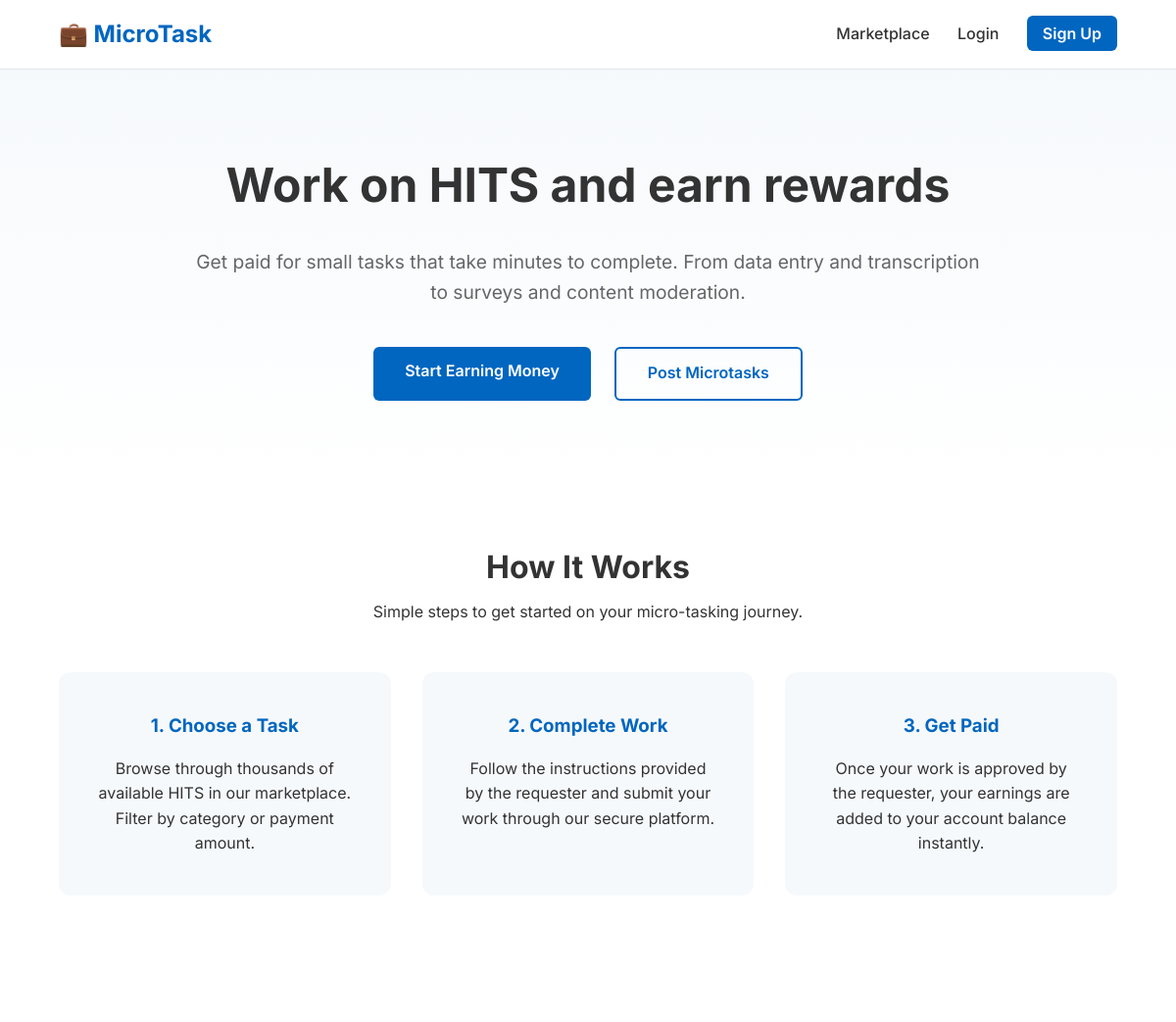
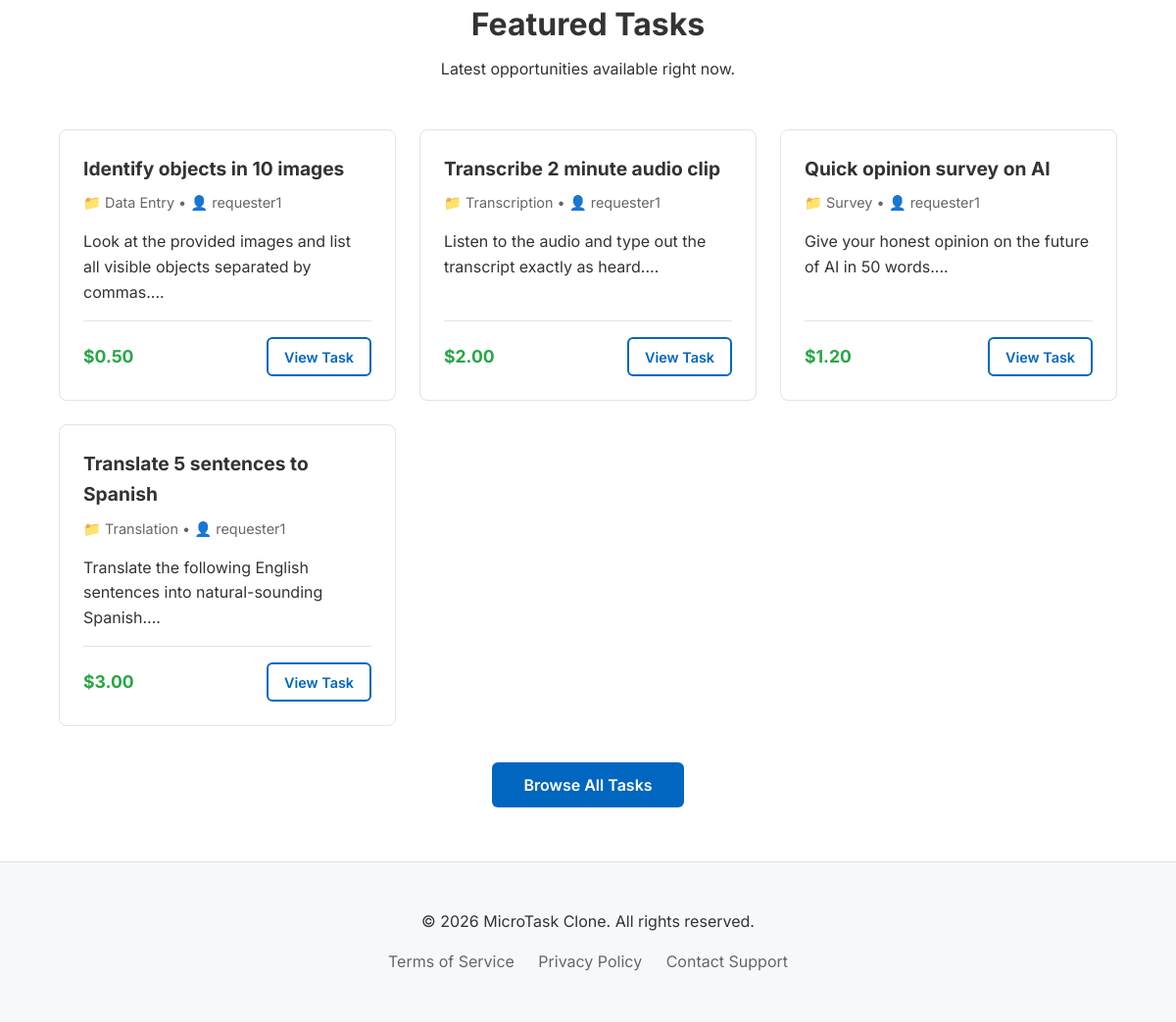
The page / on the database its author committed (2 pictures, top to bottom).
### tables this page shows
CREATE TABLE IF NOT EXISTS tasks (
    id INT AUTO_INCREMENT PRIMARY KEY,
    requester_id INT NOT NULL,
    title VARCHAR(255) NOT NULL,
    description TEXT NOT NULL,
    category VARCHAR(100) NOT NULL,
    payment DECIMAL(10, 2) NOT NULL,
    deadline DATETIME NOT NULL,
    status ENUM('open', 'closed') DEFAULT 'open',
    created_at TIMESTAMP DEFAULT CURRENT_TIMESTAMP,
    FOREIGN KEY (requester_id) REFERENCES users(id) ON DELETE CASCADE
);

CREATE TABLE IF NOT EXISTS users (
    id INT AUTO_INCREMENT PRIMARY KEY,
    username VARCHAR(50) NOT NULL UNIQUE,
    email VARCHAR(100) NOT NULL UNIQUE,
    password VARCHAR(255) NOT NULL,
    role ENUM('worker', 'requester') NOT NULL,
    balance DECIMAL(10, 2) DEFAULT 0.00,
    created_at TIMESTAMP DEFAULT CURRENT_TIMESTAMP
);

### index.php (the view, shortened to what this page needs)
<?php
require_once 'db.php';
$stmt = $pdo->query("SELECT t.*, u.username as requester_name FROM tasks t JOIN users u ON t.requester_id = u.id WHERE t.status = 'open' ORDER BY t.created_at DESC LIMIT 6");
$featured_tasks = $stmt->fetchAll();
?>
<!DOCTYPE html>
<html lang="en">
<head>
</head>
<body>
<header>
    <a href="index.php" class="logo">💼 MicroTask</a>
    <nav>
        <a href="marketplace.php">Marketplace</a>
        <?php if(isset($_SESSION['user_id'])): ?>
            <?php if($_SESSION['role'] == 'worker'): ?>
                <a href="worker_dashboard.php">Dashboard</a>
            <?php else: ?>
                <a href="requester_dashboard.php">Manage Tasks</a>
                <a href="post_task.php">Post a Task</a>
            <?php endif; ?>
            <a href="logout.php">Logout</a>
        <?php else: ?>
            <a href="login.php">Login</a>
            <a href="signup.php" class="btn btn-primary" style="padding: 0.5rem 1rem;">Sign Up</a>
        <?php endif; ?>
    </nav>
</header>
<main>
    <section class="hero">
        <h1>Work on HITS and earn rewards</h1>
        <p>Get paid for small tasks that take minutes to complete. From data entry and transcription to surveys and content moderation.</p>
        <div class="cta-buttons">
            <a href="signup.php?role=worker" class="btn btn-primary">Start Earning Money</a>
            <a href="signup.php?role=requester" class="btn btn-outline">Post Microtasks</a>
        </div>
    </section>
    <section class="section" id="how-it-works">
        <div class="section-title">
            <h2>How It Works</h2>
            <p>Simple steps to get started on your micro-tasking journey.</p>
        </div>
        <div class="features">
            <div class="feature-card">
                <h3>1. Choose a Task</h3>
                <p>Browse through thousands of available HITS in our marketplace. Filter by category or payment amount.</p>
            </div>
            <div class="feature-card">
                <h3>2. Complete Work</h3>
                <p>Follow the instructions provided by the requester and submit your work through our secure platform.</p>
            </div>
            <div class="feature-card">
                <h3>3. Get Paid</h3>
                <p>Once your work is approved by the requester, your earnings are added to your account balance instantly.</p>
            </div>
        </div>
    </section>
    <section class="section">
        <div class="section-title">
            <h2>Featured Tasks</h2>
            <p>Latest opportunities available right now.</p>
        </div>
        <div class="task-grid">
            <?php if(empty($featured_tasks)): ?>
                <p style="text-align: center; grid-column: 1/-1;">No tasks available at the moment. Check back later!</p>
            <?php else: ?>
                <?php foreach($featured_tasks as $task): ?>
                    <div class="task-card">
                        <div>
                            <h3><?= htmlspecialchars($task['title']) ?></h3>
                            <div class="task-meta">
                                <span>📁 <?= htmlspecialchars($task['category']) ?></span> •
                                <span>👤 <?= htmlspecialchars($task['requester_name']) ?></span>
                            </div>
                            <p><?= htmlspecialchars(substr($task['description'], 0, 100)) ?>...</p>
                        </div>
                        <div class="task-footer">
                            <span class="payment">$<?= number_format($task['payment'], 2) ?></span>
                            <a href="task_details.php?id=<?= $task['id'] ?>" class="btn btn-outline" style="padding: 0.4rem 1rem; font-size: 0.9rem;">View Task</a>
                        </div>
                    </div>
                <?php endforeach; ?>
            <?php endif; ?>
        </div>
        <div style="text-align: center; margin-top: 3rem;">
            <a href="marketplace.php" class="btn btn-primary">Browse All Tasks</a>
        </div>
    </section>
</main>
<footer>
    <p>&copy; <?= date('Y') ?> MicroTask Clone. All rights reserved.</p>
    <div style="margin-top: 1rem;">
        <a href="#" style="color: var(--text-muted); margin: 0 10px; text-decoration: none;">Terms of Service</a>
        <a href="#" style="color: var(--text-muted); margin: 0 10px; text-decoration: none;">Privacy Policy</a>
        <a href="#" style="color: var(--text-muted); margin: 0 10px; text-decoration: none;">Contact Support</a>
    </div>
</footer>
</body>
</html>

### index.php (style rules this page uses)
:root { --primary-color: #0066c0; --primary-hover: #004a8c; --bg-light: #f6f9fc; --text-dark: #333; --text-muted: #666; --white: #ffffff; --border-color: #e1e4e8; }
* { margin: 0; padding: 0; box-sizing: border-box; }
body { font-family: 'Inter', sans-serif; background-color: var(--white); color: var(--text-dark); line-height: 1.6; }
header { background: var(--white); border-bottom: 1px solid var(--border-color); padding: 1rem 5%; display: flex; justify-content: space-between; align-items: center; position: sticky; top: 0; z-index: 1000; }
.logo { font-size: 1.5rem; font-weight: 700; color: var(--primary-color); text-decoration: none; display: flex; align-items: center; gap: 0.5rem; }
nav a { text-decoration: none; color: var(--text-dark); margin-left: 1.5rem; font-weight: 500; transition: color 0.3s; }
.hero { padding: 5rem 5%; text-align: center; background: linear-gradient(to bottom, var(--bg-light), var(--white)); }
.hero h1 { font-size: 3rem; margin-bottom: 1.5rem; color: var(--text-dark); }
.hero p { font-size: 1.2rem; color: var(--text-muted); max-width: 800px; margin: 0 auto 2.5rem; }
.cta-buttons { display: flex; justify-content: center; gap: 1.5rem; flex-wrap: wrap; }
.btn { padding: 0.8rem 2rem; border-radius: 6px; font-weight: 600; text-decoration: none; transition: all 0.3s; cursor: pointer; border: none; }
.btn-primary { background-color: var(--primary-color); color: var(--white); }
.btn-outline { background-color: transparent; color: var(--primary-color); border: 2px solid var(--primary-color); }
.section { padding: 4rem 5%; }
.section-title { text-align: center; margin-bottom: 3rem; }
.section-title h2 { font-size: 2rem; margin-bottom: 0.5rem; }
.features { display: grid; grid-template-columns: repeat(auto-fit, minmax(300px, 1fr)); gap: 2rem; }
.feature-card { background: var(--bg-light); padding: 2.5rem; border-radius: 12px; text-align: center; }
.feature-card h3 { margin-bottom: 1rem; color: var(--primary-color); }
.task-grid { display: grid; grid-template-columns: repeat(auto-fit, minmax(300px, 1fr)); gap: 1.5rem; }
.task-card { border: 1px solid var(--border-color); padding: 1.5rem; border-radius: 8px; transition: transform 0.2s, box-shadow 0.2s; display: flex; flex-direction: column; justify-content: space-between; }
.task-card h3 { font-size: 1.2rem; margin-bottom: 0.5rem; }
.task-meta { font-size: 0.9rem; color: var(--text-muted); margin-bottom: 1rem; }
.task-footer { display: flex; justify-content: space-between; align-items: center; border-top: 1px solid var(--border-color); padding-top: 1rem; margin-top: 1rem; }
.payment { font-weight: 700; color: #28a745; font-size: 1.1rem; }
footer { background: var(--bg-light); padding: 3rem 5%; text-align: center; border-top: 1px solid var(--border-color); }

### rows shown on the page
tasks: title "Identify objects in 10 images", category "Data Entry", requester.username "requester1", description "Look at the provided images and list all visible objects separated by commas.", payment "0.50"
tasks: title "Transcribe 2 minute audio clip", category "Transcription", requester.username "requester1", description "Listen to the audio and type out the transcript exactly as heard.", payment "2.00"
tasks: title "Quick opinion survey on AI", category "Survey", requester.username "requester1", description "Give your honest opinion on the future of AI in 50 words.", payment "1.20"
tasks: title "Translate 5 sentences to Spanish", category "Translation", requester.username "requester1", description "Translate the following English sentences into natural-sounding Spanish.", payment "3.00"
